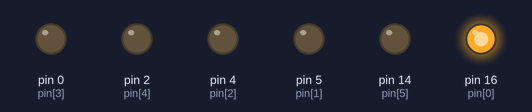
Bench run of a sketch on a simulated Arduino Uno, built with avr-gcc and run on an emulated ATmega328P. Shown: output pins drawn as LEDs (lit = HIGH).

Above: at 0.15 s.
At 0.75 s:
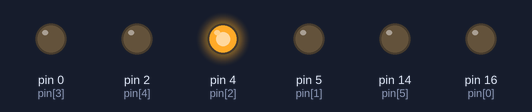
At 1.05 s:
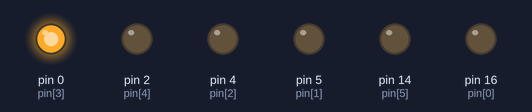
At 1.35 s:
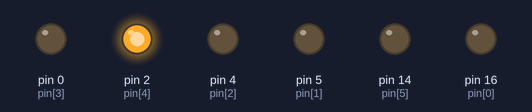
At 2.25 s:
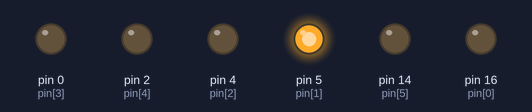
At 3.45 s:
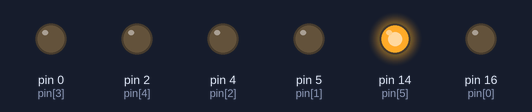
Timing chart, 0 to 4.1 s (numbered marks = the images above):
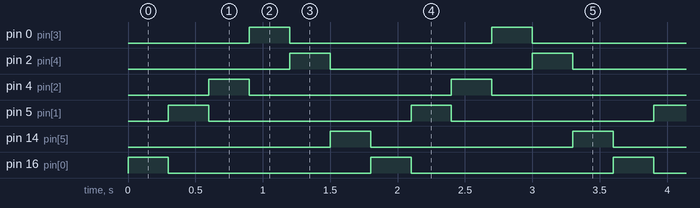

Measured:
- by itself, pin 0 (pin[3]), pin 2 (pin[4]), pin 4 (pin[2]), pin 5 (pin[1]), pin 14 (pin[5]), pin 16 (pin[0]): alternates HIGH for 0.30 s and LOW for 1.5 s
- by itself, everything shown: repeats every 1.8 s, in 6 steps

The sketch:

one_led.ino
```cpp
int pin[] = {16,5,4,0,2,14};
int numPin = 6;
int pinOnIndex = 0;

void setup() {
  for(int i=0;i<numPin;i++){
    pinMode(pin[i],OUTPUT);
  }
}

void loop() {
  for (int i=0;i<numPin;i++){
    if(i==pinOnIndex){
      digitalWrite(pin[i],HIGH);
    }else{
      digitalWrite(pin[i],LOW);
    }
 }

 delay(300);
 pinOnIndex = pinOnIndex+1;
 if(pinOnIndex>=numPin){
  pinOnIndex = 0;
 }

}
```
